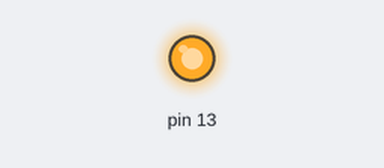
The sketch below on a simulated Arduino Uno, built with avr-gcc and run on an emulated ATmega328P. Shown: output pins drawn as LEDs (lit = HIGH).

Above: at 0.7 s.
At 5.2 s:
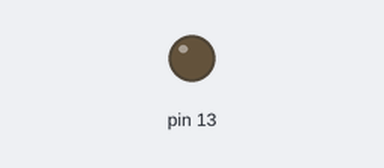
Timing chart, 0 to 6.9 s (numbered marks = the images above):
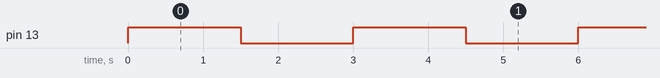

The sketch:

sketch_may27b.ino
```cpp
void setup() {
pinMode(13, OUTPUT);
}

void loop() {
digitalWrite(13, true);
delay(1500);
digitalWrite(13, 0);
delay(1500);
}
```

Measured:
- by itself, pin 13: alternates HIGH for 1.5 s and LOW for 1.5 s
